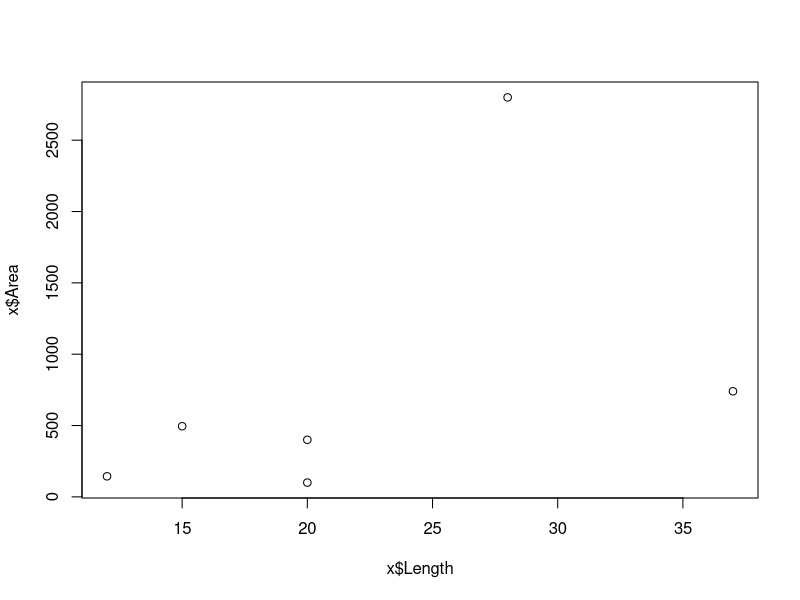

The R source for this figure:
x <- read.csv("./Data/lw.csv")

x$Area <- x$Length * x$Width

x$LastName <- "Smith"

x$FullName <- paste0(x$Name," ",x$LastName)
x$FullName <- paste0(x$LastName,", ",x$Name)

plot(x$Length,x$Area)

cor(x$Length, x$Area) # correlation stuff

x$LastName <- NULL # remove a column
